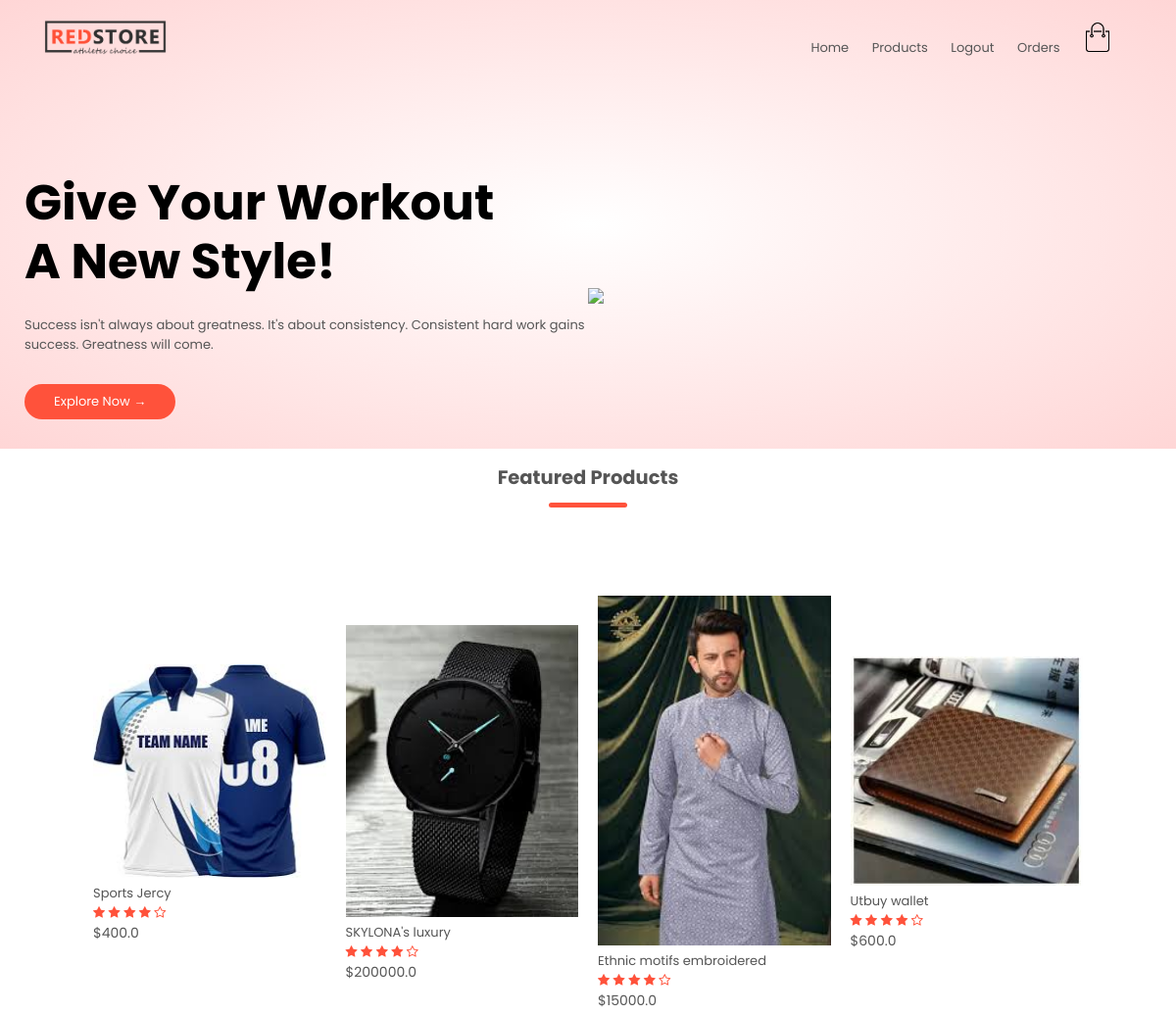
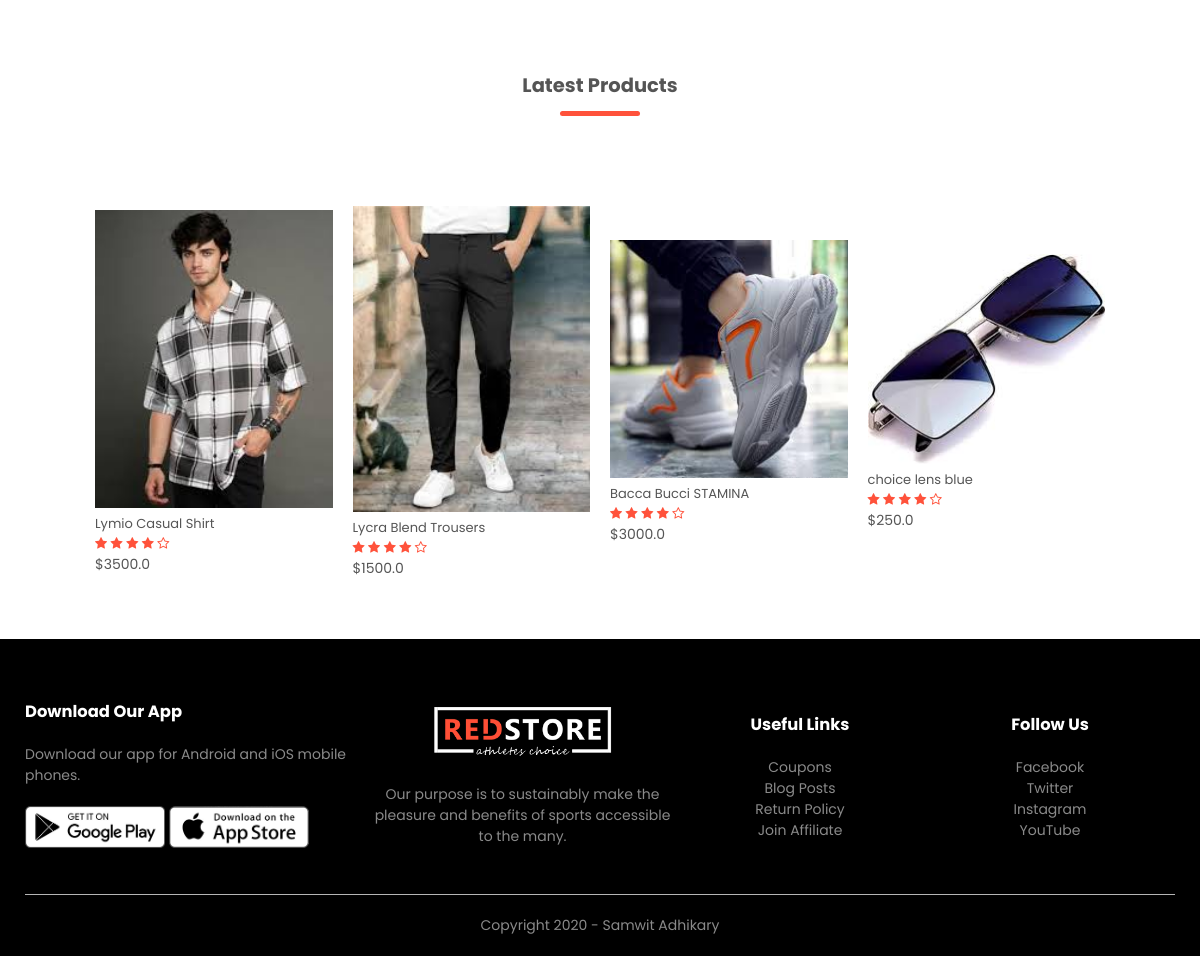
Screenshot of / (signed in) with the database file from the repository (2 pictures, top to bottom).
### products/models.py (models this page shows, shortened)
class Product(models.Model):
    LIVE = 1
    DELETE = 0
    DELETE_CHOICES = ((LIVE,'Live'),(DELETE,'Delete'))
    title = models.CharField(max_length=200)
    price = models.FloatField()
    description = models.TextField()
    image = models.ImageField(upload_to='media/')
    priority = models.IntegerField(default=0)
    delete_status = models.IntegerField(choices=DELETE_CHOICES,default=LIVE)
    created_at = models.DateTimeField(auto_now_add=True)
    updated_at = models.DateTimeField(auto_now=True)

### products/views.py (the view)
# urls.py: path('',views.index,name='home'),
def index(request):
    featured_products = Product.objects.order_by('priority')[:4]
    latest_products = Product.objects.order_by('-id')[:4]
    context = {
        'featured_products':featured_products,
        'latest_products':latest_products
    }
    return render(request,'index.html',context)

### orders/context_processors.py (called while the page is built)
def cart_count(request):
    if request.user.is_authenticated:
        customer = request.user.customer_profile
        cart = Order.objects.filter(owner=customer, order_status=Order.CART_STAGE).first()
        if cart:
            count = cart.added_items.aggregate(total_quantity=Sum('quantity'))['total_quantity'] or 0
        else:
            count = 0
    else:
        count = 0
    return {
        'cart_count': count
    }

### templates/index.html
{% extends 'blank_layout.html' %}
{% block banner %}
{% include 'banner_layout.html' %}
{% endblock banner %}
{% block content %}
{% include 'homepage_content.html' %}
{% endblock content %}

### templates/homepage_content.html
{% load static %}
<div class="small-container">
    <h2 class="title">Featured Products</h2>
    <div class="row">
        {% for product in featured_products %}
        <div class="col-4">
            <a href="{% url 'detail_product' product.id %}"> <img src="{{ product.image.url }}" alt=""></a>
            <h4>{{ product.title }}</h4>
            <div class="rating">
                <i class="fa fa-star"></i>
                <i class="fa fa-star"></i>
                <i class="fa fa-star"></i>
                <i class="fa fa-star"></i>
                <i class="fa fa-star-o"></i>
            </div>
            <p>${{ product.price }}</p>
        </div>
        {% endfor %}
    </div>
    <h2 class="title">Latest Products</h2>
    <div class="row">
        {% for product in latest_products %}
        <div class="col-4">
            <a href="{% url 'detail_product' product.id %}"> <img src="{{ product.image.url }}" alt=""></a>
            <h4>{{ product.title }}</h4>
            <div class="rating">
                <i class="fa fa-star"></i>
                <i class="fa fa-star"></i>
                <i class="fa fa-star"></i>
                <i class="fa fa-star"></i>
                <i class="fa fa-star-o"></i>
            </div>
            <p>${{ product.price }}</p>
        </div>
        {% endfor %}
    </div>
</div>

### static/css/style.css (style rules this page uses)
* { margin: 0; padding: 0; box-sizing: border-box; }
body { font-family:'Poppins', Arial, Helvetica, sans-serif; font-size: 13px; }
a { text-decoration: none; color: #555; }
p { color: #555; }
.row { display: flex; align-items: center; flex-wrap: wrap; justify-content: space-around; }
.small-container { max-width: 1080px; margin: auto; padding-left: 25px; padding-right: 25px; }
.col-4 { flex-basis: 25%; padding: 10px; min-width: 200px; margin-bottom: 50px; transition: transform 0.5s; }
.col-4 img { width: 100%; }
.title { text-align: center; margin: 0 auto 80px; position: relative; line-height: 60px; color: #555; }
.title::after { content: ''; background: #ff523b; width: 80px; height: 5px; border-radius: 5px; position: absolute; bottom: 0; left: 50%; transform: translateX(-50%); }
h4 { color: #555; font-weight: normal; }
.col-4 p { font-size: 14px; }
.rating .fa { color: #ff523b; }

### rows the page displays
Product: image (picture), title "Sports Jercy", price "400.0"
Product: image (picture), title "SKYLONA's luxury", price "200000.0"
Product: image (picture), title "Ethnic motifs embroidered", price "15000.0"
Product: image (picture), title "Utbuy wallet", price "600.0"
Product: image (picture), title "Lymio Casual Shirt", price "3500.0"
Product: image (picture), title "Lycra Blend Trousers", price "1500.0"
Product: image (picture), title "Bacca Bucci STAMINA", price "3000.0"
Product: image (picture), title "choice lens blue", price "250.0"
